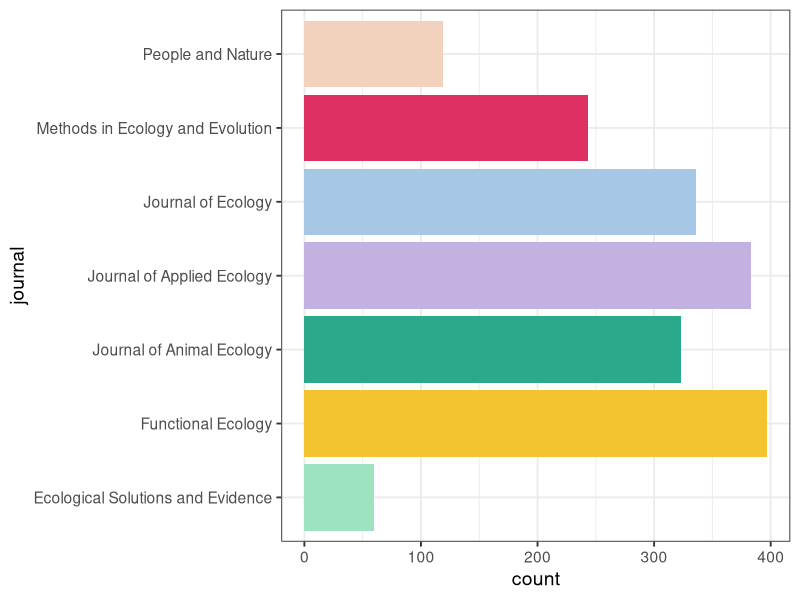
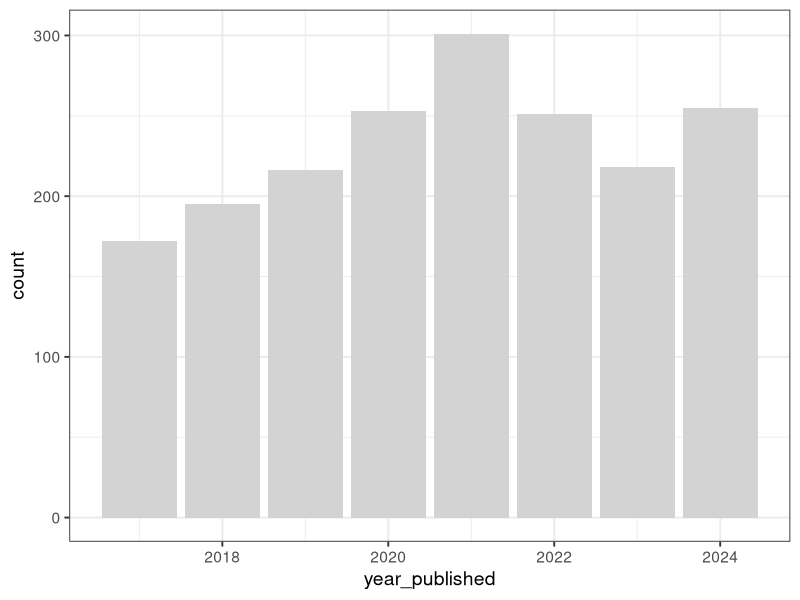
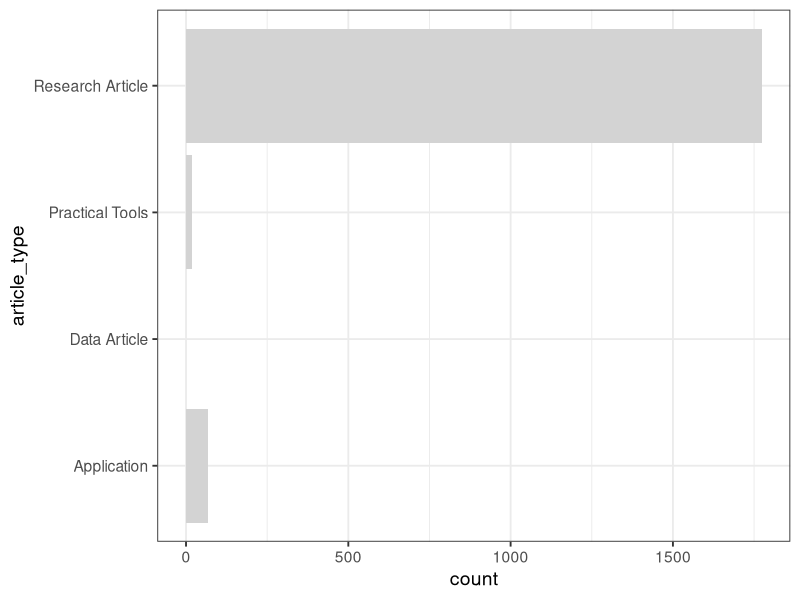
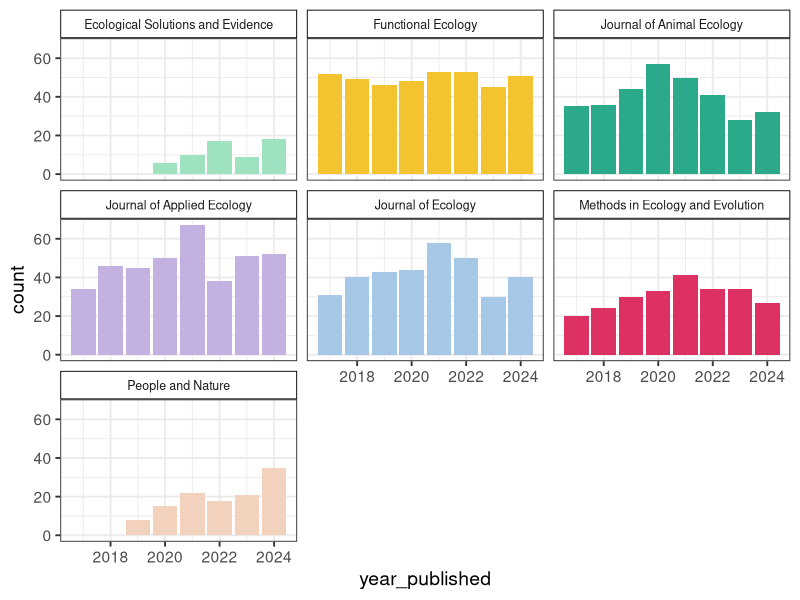
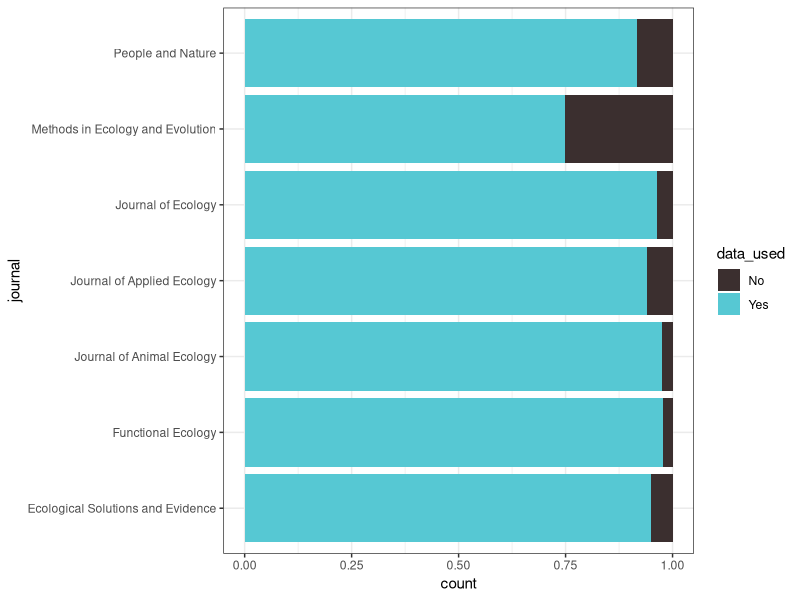
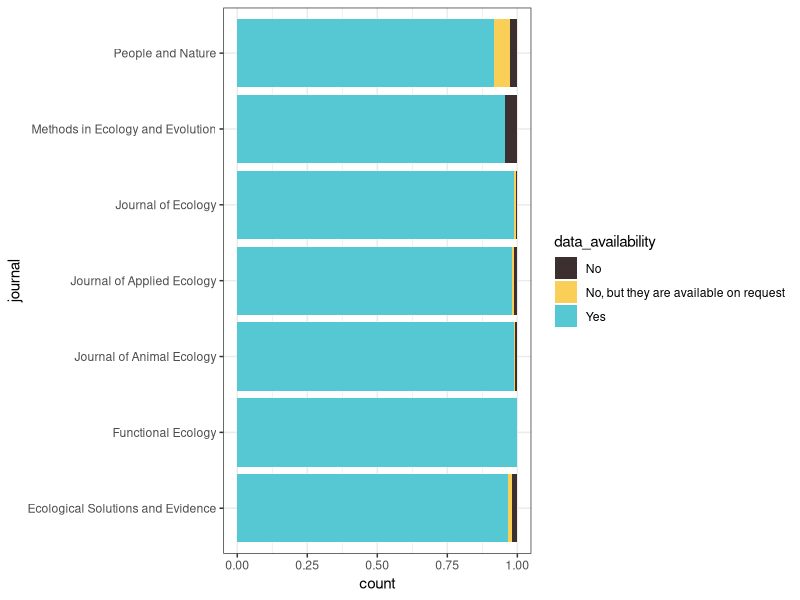
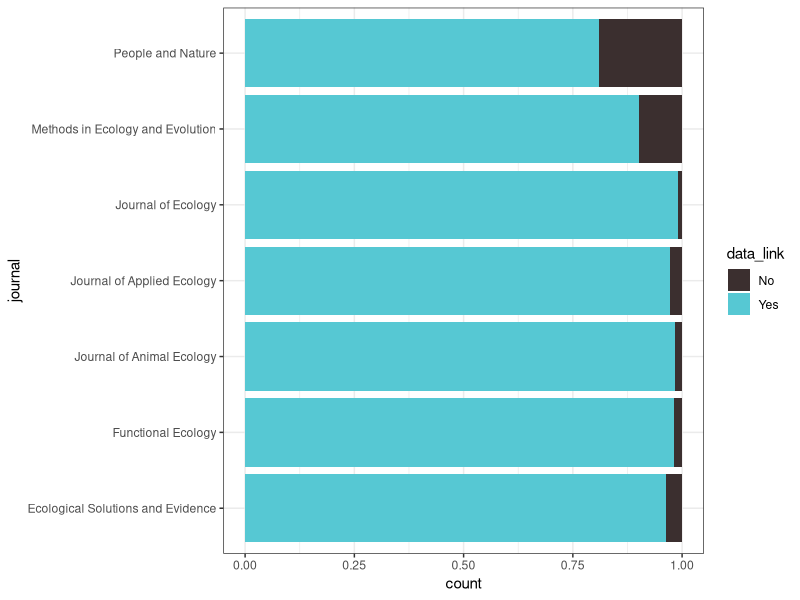
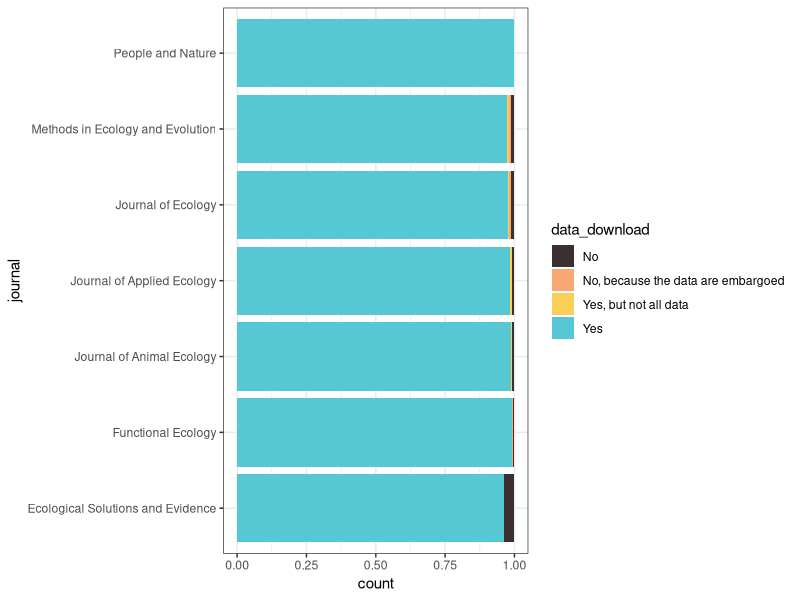

Source code (R) for these figures, in order:
## ---- chunk 1
# Load libraries
library(tidyverse)
library(knitr)
library(here)

# Build colour scheme for the journals
journal_cols <- c("#9FE2BF", # ESE
                  "#F4C430", # Functional Ecology
                  "#2AAA8A", # J Applied Ecology
                  "#C3B1E1", # J Animal Ecology
                  "#A7C7E7", # J Ecology
                  "#DE3163", # MEE
                  "#F2D2BD") # People and Nature
## ---- chunk 2
papers <- read_csv(here("data/BES-data-code-hackathon-cleaned_2025-11-16.csv"))
## ---- chunk 3
n_papers <- nrow(distinct(papers, paper_number))
n_papers
## ---- chunk 4
journal_summary <-
  papers %>%
  group_by(journal) %>%
  summarise(count = n())

# Look at results
kable(journal_summary)
## ---- chunk 5
# Quick plot
ggplot(journal_summary, aes(x = journal, y = count, fill = journal)) +
  geom_col() +
  theme_bw(base_size = 14) +
  scale_fill_manual(values = journal_cols) +
  coord_flip() +
  theme(legend.position = "none")
## ---- chunk 6
year_summary <-
  papers %>%
  group_by(year_published) %>%
  summarise(count = n())

# Look at results
kable(year_summary)
## ---- chunk 7
# Quick plot
ggplot(year_summary, aes(x = year_published, y = count)) +
  geom_col(fill = "lightgrey") +
  theme_bw(base_size = 14)
## ---- chunk 8
article_summary <-
  papers %>%
  group_by(article_type) %>%
  summarise(count = n())

# Look at results
kable(article_summary)
## ---- chunk 9
# Quick plot
ggplot(article_summary, aes(x = article_type, y = count)) +
  geom_col(fill = "lightgrey") +
  theme_bw(base_size = 14) +
  coord_flip()
## ---- chunk 10
paper_summary <-
  papers %>%
  group_by(journal, article_type, year_published) %>%
  summarise(count = n())

# Look at results
kable(paper_summary)
## ---- chunk 11
# Quick plot
ggplot(paper_summary, aes(x = year_published, y = count, fill = journal)) +
  geom_col() +
  theme_bw(base_size = 14) +
  scale_fill_manual(values = journal_cols) +
  theme(legend.position = "none") +
  facet_wrap(~ journal) +
  theme(strip.background = element_rect(colour = "black", fill = "white"), 
        strip.text.x = element_text(size = 9))
## ---- chunk 12
data_by_journal <- 
  papers %>% 
  group_by(journal, data_used)

ggplot(data_by_journal, aes(x = journal, fill = data_used)) + 
  geom_bar(position = "fill") + 
  coord_flip() + 
  scale_fill_manual(values = c("#3b2f2f", "#56c8d3")) +
  theme_bw()
## ---- chunk 13
data_avail_by_journal <- 
  papers %>% 
  filter(data_used == "Yes") %>% 
  select(journal, data_availability)

ggplot(data_avail_by_journal, aes(x = journal, fill = data_availability)) + 
  geom_bar(position = "fill") + 
  scale_fill_manual(values = c("#3b2f2f", "#f9cf57", "#56c8d3")) +
  coord_flip() + 
  theme_bw()
## ---- chunk 14
data_link_by_journal <- 
  papers %>% 
  filter(data_used == "Yes") %>% 
  select(journal, data_link) %>% 
  na.omit()

ggplot(data_link_by_journal, aes(x = journal, fill = data_link)) + 
  geom_bar(position = "fill") + 
  scale_fill_manual(values = c("#3b2f2f", "#56c8d3")) +
  coord_flip() + 
  theme_bw()
## ---- chunk 15
data_download_by_journal <- 
  papers %>% 
  filter(data_used == "Yes") %>% 
  select(journal, data_download) %>% 
  mutate(data_download = factor(data_download, levels = c("No", "No, because the data are embargoed",
                                                          "Yes, but not all data", "Yes" ))) %>%
  na.omit()

ggplot(data_download_by_journal, aes(x = journal, fill = data_download)) + 
  geom_bar(position = "fill") + 
  scale_fill_manual(values = c("#3b2f2f", "#faa773", "#f9cf57", "#56c8d3")) +
  coord_flip() + 
  theme_bw()
## ---- chunk 16
data_open_by_journal <- 
  papers %>% 
  filter(data_used == "Yes") %>% 
  select(journal, data_open) %>% 
  mutate(data_open = factor(data_open, levels = c("No", "Needs specific software or too large",
                                                          "Yes, but not all files", "Yes" ))) %>%
  na.omit()

ggplot(data_open_by_journal, aes(x = journal, fill = data_open)) + 
  geom_bar(position = "fill") + 
  scale_fill_manual(values = c( "#3b2f2f", "#faa773", "#f9cf57", "#56c8d3")) +
  coord_flip() + 
  theme_bw()
## ---- chunk 17
# Top data 10 formats
summary_data_format <- 
  papers %>% 
  filter(data_used == "Yes") %>% 
  select(data_format) %>%
  separate_longer_delim(cols = data_format, delim = ";") %>%
  na.omit() %>%
  group_by(data_format) %>%
  summarise(count = n()) %>% 
  arrange(-count) %>% 
  slice(1:10)

kable(summary_data_format)

## ---- chunk 18
data_archive_by_journal <- 
  papers %>% 
  filter(data_used == "Yes") %>% 
  select(journal, data_archive) %>% 
  na.omit() %>%
  separate_longer_delim(cols = data_archive, delim = ";")

# split by journal
ggplot(data_archive_by_journal, aes(x = journal, fill = data_archive)) + 
  geom_bar(position = "fill") + 
  coord_flip() + 
  theme_bw()

# Without splitting by journal
ggplot(data_archive_by_journal, aes(x = data_archive)) + 
  geom_bar() + 
  coord_flip() + 
  theme_bw()
## ---- chunk 19
data_license_by_journal <- 
  papers %>% 
  filter(data_used == "Yes") %>% 
  select(journal, data_license) %>% 
  mutate(data_license = factor(data_license, levels = c("No", "Unsure", "Yes, but not for all data archived", "Yes"))) %>%
  na.omit() 

ggplot(data_license_by_journal, aes(x = journal, fill = data_license)) + 
  geom_bar(position = "fill") + 
  scale_fill_manual(values = c( "#3b2f2f", "#faa773", "#f9cf57", "#56c8d3")) +
  coord_flip() + 
  theme_bw()
## ---- chunk 20
data_license_type_by_journal <- 
  papers %>% 
  filter(data_used == "Yes" & data_license_type != "No") %>% 
  select(journal, data_license_type) %>% 
  na.omit() 

ggplot(data_license_type_by_journal, aes(x = journal, fill = data_license_type)) + 
  geom_bar(position = "fill") + 
  coord_flip() + 
  theme_bw()
## ---- chunk 21
data_doi_by_journal <- 
  papers %>% 
  filter(data_used == "Yes") %>% 
  select(journal, data_doi) %>% 
  na.omit() 
 
ggplot(data_doi_by_journal, aes(x = journal, fill = data_doi)) + 
  geom_bar(position = "fill") + 
  coord_flip() + 
  theme_bw()
## ---- chunk 22
data_readme_by_journal <- 
  papers %>% 
  filter(data_used == "Yes") %>% 
  select(journal, data_README) %>%
  na.omit()

ggplot(data_readme_by_journal, aes(x = journal, fill = data_README)) + 
  geom_bar(position = "fill") + 
  scale_fill_manual(values = c( "#3b2f2f", "#faa773", "#f9cf57", "#56c8d3")) +
  coord_flip() + 
  theme_bw()
## ---- chunk 23
data_readme_scale_by_journal <- 
  papers %>% 
  filter(data_used == "Yes") %>% 
  select(journal, data_README_scale) %>%
  na.omit()

ggplot(data_readme_scale_by_journal, aes(x = data_README_scale, fill = journal)) + 
  geom_bar() + 
  theme_bw() +
  scale_fill_manual(values = journal_cols) +
  facet_wrap(~journal) +
  theme(legend.position = "none")
## ---- chunk 24
# Average usefulness of README
data_readme_scale_by_journal %>% 
  group_by(journal) %>% 
  summarise(`Average README usefulness` = mean(data_README_scale, na.rm = TRUE)) %>% 
  arrange(-`Average README usefulness`) %>% 
  kable()

## ---- chunk 25
data_completeness_by_journal <- 
  papers %>% 
  filter(data_used == "Yes") %>% 
  select(journal, data_completeness) %>% 
  mutate(data_completeness = factor(data_completeness, levels = c("Unsure", "Low", "Fair", 
                                                                  "High", "Complete"))) %>%
  na.omit() 

ggplot(data_completeness_by_journal, aes(x = journal, fill = data_completeness)) + 
  geom_bar(position = "fill") + 
  coord_flip() + 
  theme_bw()
## ---- chunk 26
code_by_journal <- 
  papers %>% 
  group_by(journal, code_used)

ggplot(code_by_journal, aes(x = journal, fill = code_used)) + 
  geom_bar(position = "fill") + 
  coord_flip() + 
  scale_fill_manual(values = c("#3b2f2f", "yellow", "#56c8d3")) +
  theme_bw()
## ---- chunk 27
code_archived_by_journal <- 
  papers %>% 
  filter(code_used == "Yes") %>%
  select(journal, code_archived) %>%
  na.omit()

ggplot(code_archived_by_journal, aes(x = journal, fill = code_archived)) + 
  geom_bar(position = "fill") + 
  coord_flip() + 
  scale_fill_manual(values = c("#3b2f2f", "#56c8d3")) +
  theme_bw()
## ---- chunk 28
code_avail_by_journal <- 
  papers %>% 
  filter(code_used == "Yes") %>% 
  select(journal, code_availability) %>%
  na.omit()

ggplot(code_avail_by_journal, aes(x = journal, fill = code_availability)) + 
  geom_bar(position = "fill") + 
  scale_fill_manual(values = c("#3b2f2f", "#56c8d3")) +
  coord_flip() + 
  theme_bw()
## ---- chunk 29
code_link_by_journal <- 
  papers %>% 
  filter(code_used == "Yes") %>% 
  select(journal, code_link) %>% 
  na.omit()

ggplot(code_link_by_journal, aes(x = journal, fill = code_link)) + 
  geom_bar(position = "fill") + 
  scale_fill_manual(values = c("#3b2f2f", "#56c8d3")) +
  coord_flip() + 
  theme_bw()
## ---- chunk 30
code_download_by_journal <- 
  papers %>% 
  filter(code_used == "Yes") %>% 
  select(journal, code_download) %>% 
  na.omit()

ggplot(code_download_by_journal, aes(x = journal, fill = code_download)) + 
  geom_bar(position = "fill") + 
  scale_fill_manual(values = c("#3b2f2f", "#56c8d3")) +
  coord_flip() + 
  theme_bw()
## ---- chunk 31
code_open_by_journal <- 
  papers %>% 
  filter(code_used == "Yes") %>% 
  select(journal, code_open) %>%
  na.omit()

ggplot(code_open_by_journal, aes(x = journal, fill = code_open)) + 
  geom_bar(position = "fill") + 
  scale_fill_manual(values = c( "#faa773", "#3b2f2f", "#56c8d3")) +
  coord_flip() + 
  theme_bw()
## ---- chunk 32
code_format_by_journal <- 
  papers %>% 
  filter(code_used == "Yes") %>% 
  select(journal, code_format) %>%
  separate_longer_delim(cols = code_format, delim = ";") %>%
  na.omit()

ggplot(code_format_by_journal, aes(x = journal, fill = code_format)) + 
  geom_bar(position = "fill") + 
  coord_flip() + 
  theme_bw()

## ---- chunk 33
code_archive_by_journal <- 
  papers %>% 
  filter(code_used == "Yes") %>% 
  select(journal, code_archive) %>% 
  na.omit() %>%
  separate_longer_delim(cols = code_archive, delim = ";")

# split by journal
ggplot(code_archive_by_journal, aes(x = journal, fill = code_archive)) + 
  geom_bar(position = "fill") + 
  coord_flip() + 
  theme_bw()
## ---- chunk 34
# Without splitting by journal
ggplot(code_archive_by_journal, aes(x = code_archive)) + 
  geom_bar() + 
  coord_flip() + 
  theme_bw()
## ---- chunk 35
code_license_by_journal <- 
  papers %>% 
  filter(code_used == "Yes") %>% 
  select(journal, code_license) %>% 
  na.omit() 

ggplot(code_license_by_journal, aes(x = journal, fill = code_license)) + 
  geom_bar(position = "fill") + 
  scale_fill_manual(values = c( "#3b2f2f", "#faa773", "#56c8d3")) +
  coord_flip() + 
  theme_bw()
## ---- chunk 36
code_license_type_by_journal <- 
  papers %>% 
  filter(code_used == "Yes" & code_license_type != "No") %>% 
  select(journal, code_license_type) %>% 
  na.omit() 

ggplot(code_license_type_by_journal, aes(x = journal, fill = code_license_type)) + 
  geom_bar(position = "fill") + 
  coord_flip() + 
  theme_bw()
## ---- chunk 37
code_doi_by_journal <- 
  papers %>% 
  filter(code_used == "Yes") %>% 
  select(journal, code_doi) %>% 
  na.omit() 
 
ggplot(code_doi_by_journal, aes(x = journal, fill = code_doi)) + 
  geom_bar(position = "fill") + 
  coord_flip() + 
  theme_bw()
## ---- chunk 38
code_readme_by_journal <- 
  papers %>% 
  filter(code_used == "Yes") %>% 
  select(journal, code_README) %>%
  na.omit()

ggplot(code_readme_by_journal, aes(x = journal, fill = code_README)) + 
  geom_bar(position = "fill") + 
  scale_fill_manual(values = c( "#3b2f2f", "#faa773", "#56c8d3")) +
  coord_flip() + 
  theme_bw()
## ---- chunk 39
code_readme_scale_by_journal <- 
  papers %>% 
  filter(code_used == "Yes") %>% 
  select(journal, code_README_scale) %>%
  na.omit()

ggplot(code_readme_scale_by_journal, aes(x = code_README_scale, fill = journal)) + 
  geom_bar() + 
  theme_bw() +
  scale_fill_manual(values = journal_cols) +
  facet_wrap(~journal) +
  theme(legend.position = "none")
## ---- chunk 40
# Average usefulness of README
code_readme_scale_by_journal %>% 
  group_by(journal) %>% 
  summarise(`Average README usefulness` = mean(code_README_scale, na.rm = TRUE)) %>% 
  arrange(-`Average README usefulness`) %>% 
  kable()

## ---- chunk 41
code_annotation_by_journal <- 
  papers %>% 
  filter(code_used == "Yes") %>% 
  select(journal, code_annotation_scale) %>%
  na.omit()

ggplot(code_annotation_by_journal, aes(x = code_annotation_scale, fill = journal)) + 
  geom_bar() + 
  theme_bw() +
  scale_fill_manual(values = journal_cols) +
  facet_wrap(~journal) +
  theme(legend.position = "none")
## ---- chunk 42
# Average completeness of annotation
code_annotation_by_journal %>% 
  group_by(journal) %>% 
  summarise(`Average annotation` = mean(code_annotation_scale, na.rm = TRUE)) %>% 
  arrange(-`Average annotation`) %>% 
  kable()

## ---- chunk 43
code_CITATION_by_journal <- 
  papers %>% 
  filter(code_used == "Yes") %>% 
  select(journal, code_CITATION) %>%
  na.omit() 

ggplot(code_CITATION_by_journal, aes(x = journal, fill = code_CITATION)) + 
  geom_bar(position = "fill") + 
  scale_fill_manual(values = c( "#3b2f2f", "#faa773", "#56c8d3")) +
  coord_flip() + 
  theme_bw()
## ---- chunk 44
code_manual_by_journal <- 
  papers %>% 
  filter(code_used == "Yes") %>% 
  select(journal, code_vignette) %>%
  na.omit() 

ggplot(code_manual_by_journal, aes(x = journal, fill = code_vignette)) + 
  geom_bar(position = "fill") + 
  scale_fill_manual(values = c( "#3b2f2f", "#faa773", "#56c8d3")) +
  coord_flip() + 
  theme_bw()
## ---- chunk 45
# Top code 10 languages
summary_code_language <- 
  papers %>% 
  filter(code_used == "Yes") %>% 
  select(code_language) %>%
  separate_longer_delim(cols = code_language, delim = ";") %>%
  na.omit() %>%
  group_by(code_language) %>%
  summarise(count = n()) %>% 
  arrange(-count) %>% 
  slice(1:10)

kable(summary_code_language)

